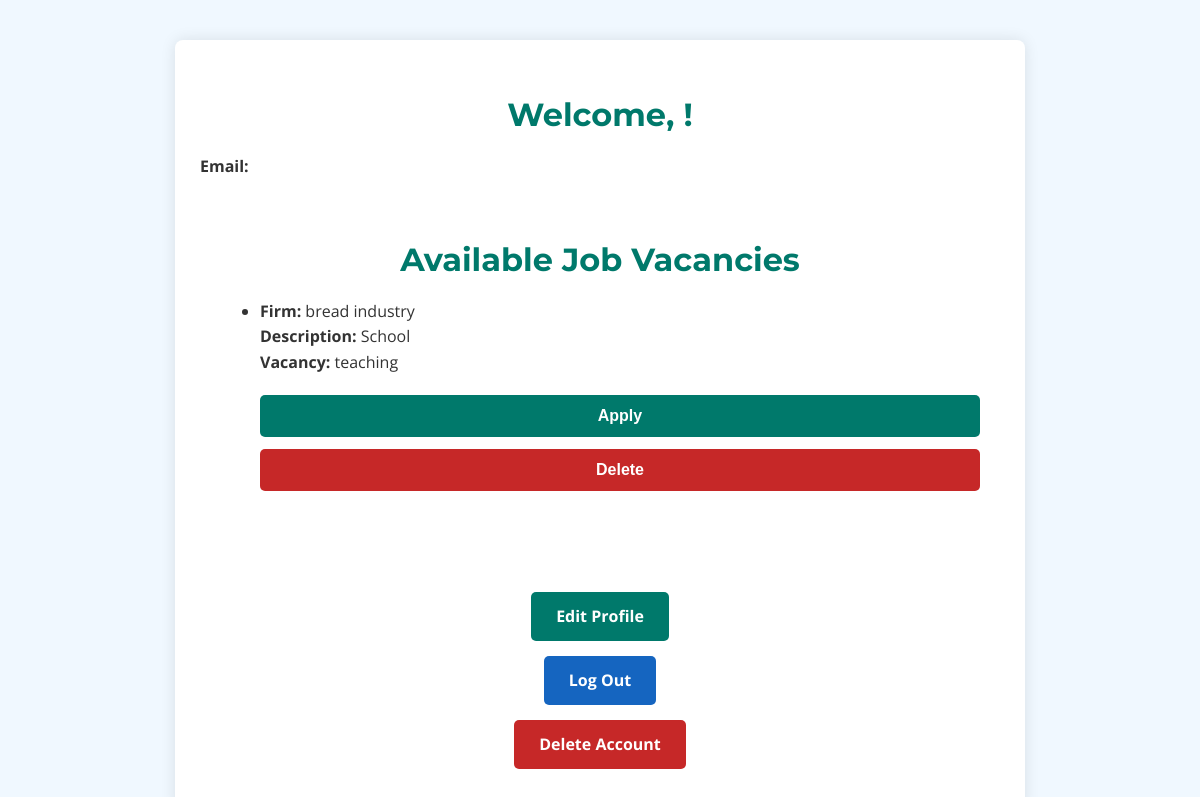
/job_seeker/dashboard (signed in), run on an earlier commit of the app's database.
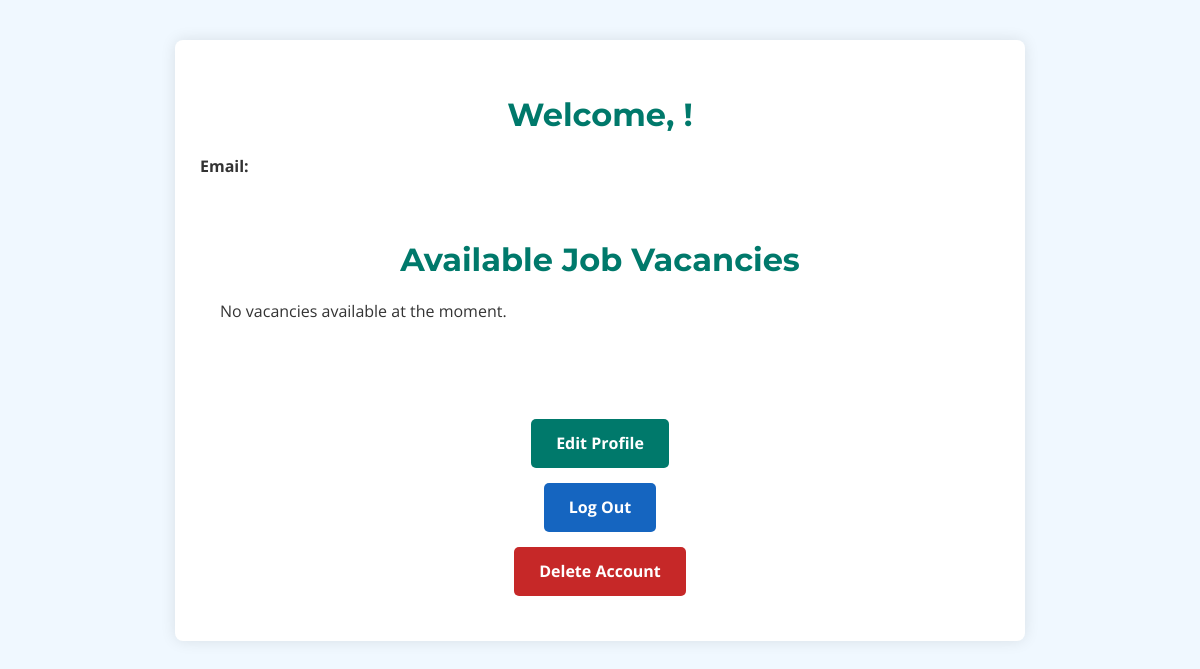
And on a later commit of the database.
### tables this page shows
CREATE TABLE vacancies (
            id INTEGER PRIMARY KEY AUTOINCREMENT,
            employer_email TEXT NOT NULL,
            firm_name TEXT NOT NULL,
            firm_description TEXT NOT NULL,
            vacancy TEXT NOT NULL,
            ideal_jobseeker TEXT DEFAULT NULL,
            FOREIGN KEY (employer_email) REFERENCES users (email)
        );

### app.py (the view)
@app.route('/job_seeker/dashboard')
def job_seeker_dashboard():
    if 'user' in session and session.get('user_type') == 'job_seeker':
        email = session['user']
        conn = get_db_connection()
        cursor = conn.cursor()
        cursor.execute("SELECT * FROM users WHERE email = ? AND user_type = 'job_seeker'", (email,))
        user = cursor.fetchone()
        cursor.execute('''
            SELECT v.*
            FROM vacancies v
            WHERE v.id NOT IN (
                SELECT vacancy_id
                FROM applications
                WHERE job_seeker_email = ?
            )
        ''', (email,))
        vacancies = cursor.fetchall()
        conn.close()
        return render_template('job_seeker_dashboard.html', user=user, vacancies=vacancies)
    return redirect(url_for('login_job_seeker'))

### app.py (called while the page is built)
def get_db_connection():
    conn = sqlite3.connect("users.db", timeout=10)
    conn.row_factory = sqlite3.Row
    return conn

### templates/job_seeker_dashboard.html (shortened to what this page needs)
<!DOCTYPE html>
<html lang="en">
<head>
  <link rel="stylesheet" href="{{ url_for('static', filename='style.css') }}">
</head>
<body>
  <div class="container">
    <header>
      <h1>Welcome, {{ user.full_name }}!</h1>
      <p><strong>Email:</strong> {{ user.email }}</p>
    </header>
    <section class="vacancies">
      <h2>Available Job Vacancies</h2>
      {% if vacancies and vacancies|length > 0 %}
        <ul>
          {% for job in vacancies %}
            <li>
              <strong>Firm:</strong> {{ job.firm_name }}<br>
              <strong>Description:</strong> {{ job.firm_description }}<br>
              <strong>Vacancy:</strong> {{ job.vacancy }}<br>
              <form action="/apply/{{ job.id }}" method="POST" class="form-inline">
                <button type="submit" name="action" value="apply" class="btn btn-primary">Apply</button>
                <button type="submit" name="action" value="delete" class="btn btn-danger">Delete</button>
              </form>
            </li>
          {% endfor %}
        </ul>
      {% else %}
        <p>No vacancies available at the moment.</p>
      {% endif %}
    </section>
    <footer class="dashboard-actions">
      <p><a href="/edit_profile" class="btn btn-primary">Edit Profile</a></p>
      <p><a href="/logout" class="btn btn-secondary">Log Out</a></p>
      <p><a href="/delete_account" class="btn btn-danger">Delete Account</a></p>
    </footer>
  </div>
</body>
</html>

### static/style.css (style rules this page uses)
body { background-color: #f0f8ff; font-family: 'Open Sans', sans-serif; color: #333; margin: 0; padding: 0; }
h1, h2, h3 { font-family: 'Montserrat', sans-serif; color: #00796b; text-align: center; margin-top: 30px; margin-bottom: 20px; font-size: 2rem; }
a { color: #1565c0; text-decoration: none; }
.container { width: 85%; max-width: 800px; margin: 40px auto; padding: 25px; background-color: #ffffff; box-shadow: 0 0 15px rgba(0, 0, 0, 0.1); border-radius: 8px; }
section { margin-bottom: 40px; padding: 20px; }
p, li { line-height: 1.6; margin-bottom: 10px; }
button, .btn { padding: 12px 25px; font-size: 1rem; border-radius: 5px; text-align: center; display: inline-block; cursor: pointer; text-decoration: none; font-weight: bold; border: none; transition: background-color 0.3s ease, transform 0.3s ease; }
.btn-primary { background-color: #00796b; color: white; }
.btn-secondary { background-color: #1565c0; color: white; }
.btn-danger { background-color: #c62828; color: white; }
footer { text-align: center; margin-top: 40px; padding: 10px; color: #666; font-size: 0.9rem; }

What changed in the data, as far as the page shows it:
removed vacancies: firm_name "bread industry", firm_description "School", vacancy "teaching"
Also different on the page:
text now shown: "No vacancies available at the moment."
